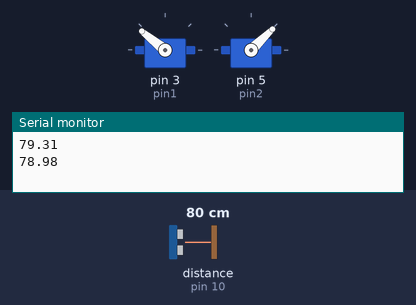
Simulated run of this sketch. Board: Arduino Uno, built with avr-gcc and run on an emulated ATmega328P. Parts: 2 × servo, the last lines printed to the serial monitor. Wiring (inferred from the names in the program): ultrasonic range finder: trigger pin 11; echo pin 10. The test bench sets the inputs (shaded band); at power-on: distance to the obstacle (sensor on pin 10) 80 cm. The echo pulse lasts 58.3 µs per cm.

Above: at 1.8 s.
1.9 s: distance to the obstacle (sensor on pin 10) set to 16 cm
4.2 s: distance to the obstacle (sensor on pin 10) set to 12 cm
At 7.0 s:
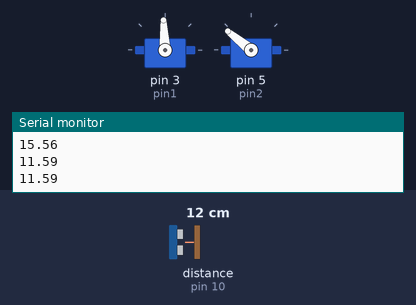
7.5 s: distance to the obstacle (sensor on pin 10) set to 18 cm
At 9.5 s:
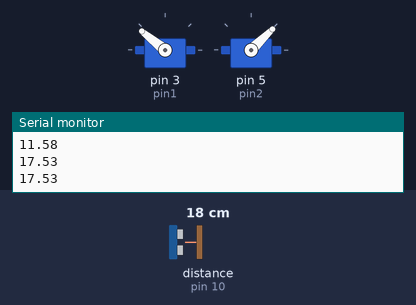
10.5 s: distance to the obstacle (sensor on pin 10) set to 2 cm
At 13.2 s:
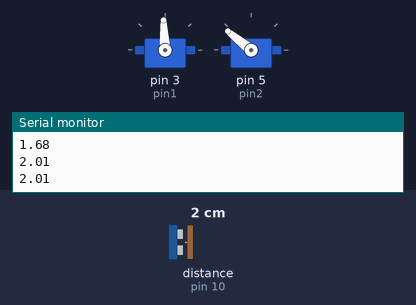
Timing chart, 0 to 14.5 s (numbered marks = the images above; inputs shaded):
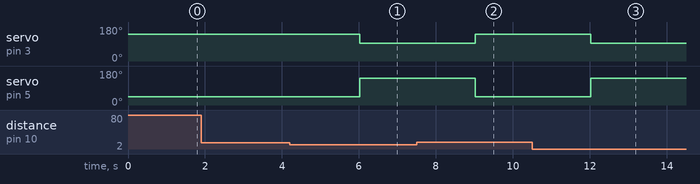

The sketch:

wall-e-ferdig.ino
```cpp
#include <Servo.h>
Servo s1, s2;
int pin1 = 3;
int pin2 = 5;

int venstrefart = 1000;
int hoeyrefart = 2000;
#define echoPin 10
#define trigPin 11

float airspeed = 0.034;
/*340 m/s = 34 000 cm/s = 34 cm/ms = 0.034 cm/µs*/

float duration, distance;


void setup() {
  // put your setup code here, to run once:
 pinMode(pin1, OUTPUT);
 pinMode(pin2, OUTPUT);
 s1.attach(pin1);
 s2.attach(pin2);
 s1.write(90);
 s2.write(90);

 pinMode(echoPin, INPUT);
 pinMode(trigPin, OUTPUT);
 Serial.begin(9600);
}


void loop() {
kjor();
avstand();
sjekkOmTreff();
}

void avstand(){
  digitalWrite(trigPin, LOW);
  delayMicroseconds(5);
  digitalWrite(trigPin, HIGH);
  delayMicroseconds(10);
  digitalWrite(trigPin, LOW);
  duration = pulseIn(echoPin, HIGH); //mikrosekunder
  distance = airspeed * duration/2;
  Serial.println(String(distance));
  delay(1000);
  }

void kjor(){
  s2.writeMicroseconds(venstrefart);
  s1.writeMicroseconds(hoeyrefart);
}

void sjekkOmTreff(){
  if (distance < 13){
    venstrefart = 2000;
    hoeyrefart = 1500;
  }
  else{
    venstrefart = 1000;
    hoeyrefart = 2000;
  }
}
```

Measured:
- the behaviour switches between 14 and 13 cm on distance to the obstacle (sensor on pin 10) (found by bisection; images 0 and 1)
- after the input at 4.2 s, servo on pin 3 (pin1): 141° → 93° after 1.8 s; servo on pin 5 (pin2): 44° → 141° after 1.8 s
- after the input at 7.5 s, servo on pin 3 (pin1): 93° → 141° after 1.5 s; servo on pin 5 (pin2): 141° → 44° after 1.5 s
- after the input at 10.5 s, servo on pin 3 (pin1): 141° → 93° after 1.5 s; servo on pin 5 (pin2): 44° → 141° after 1.5 s
